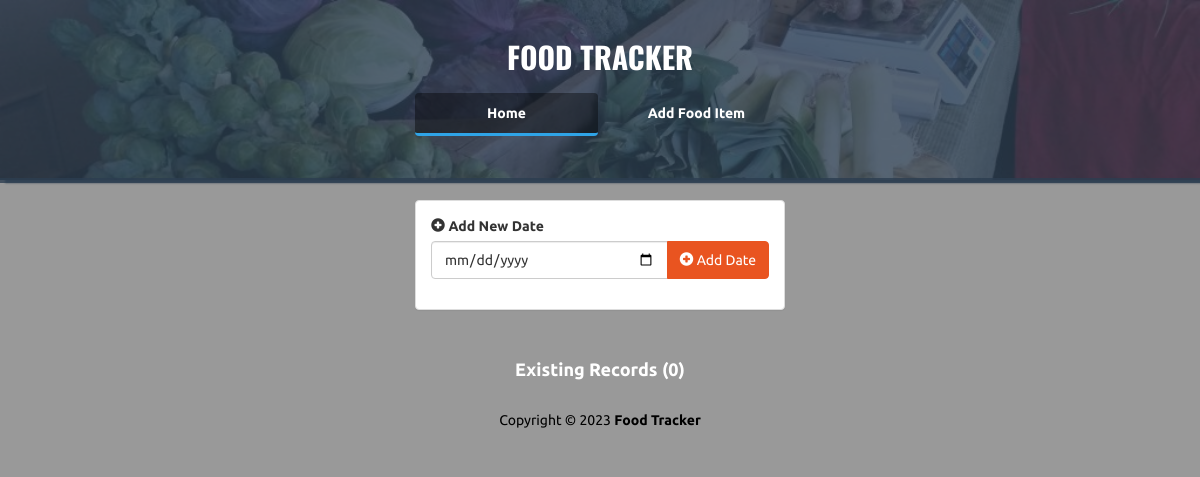
Before: / with the older database file.
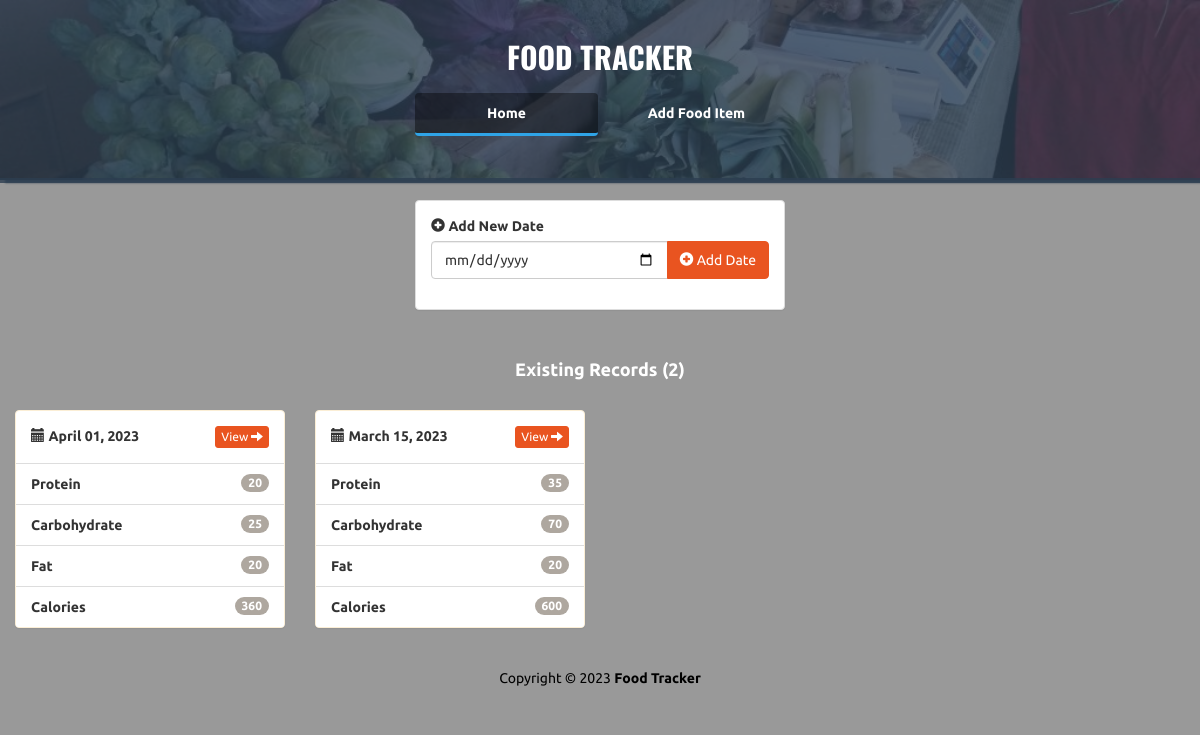
After: the same page with the newer database file.
### foodtracker/models.py (models this page shows)
class Food(db.Model):
    id = db.Column(db.Integer, primary_key=True)
    name = db.Column(db.String(50), unique=True, nullable=False)
    proteins = db.Column(db.Integer, nullable=False)
    carbs = db.Column(db.Integer, nullable=False)
    fats = db.Column(db.Integer, nullable=False)
    @property
    def calories(self):
        return self.proteins * 4 + self.carbs * 4 + self.fats * 9

class Log(db.Model):
    id = db.Column(db.Integer, primary_key=True)
    date = db.Column(db.Date, nullable=False)
    foods = db.relationship('Food', secondary=log_food)

### foodtracker/main/routes.py (the view)
@main.route('/')
def index():
    logs = Log.query.order_by(Log.date.desc()).all()
    log_dates = []
    for log in logs:
        proteins = 0
        carbs = 0
        fats = 0
        calories = 0
        for food in log.foods:
            proteins += food.proteins
            carbs += food.carbs
            fats += food.fats
            calories += food.calories
        log_dates.append({
            'log_date': log,
            'proteins': proteins,
            'carbs': carbs,
            'fats': fats,
            'calories': calories
        })
    return render_template('index.html', log_dates=log_dates)

### foodtracker/templates/index.html (shortened to what this page needs)
<!DOCTYPE html>
<html lang="en">
  <head>
    <link
      rel="stylesheet"
      href="{{ url_for('static', filename='Bootstrap/css/united.min.css') }}"
    />
    <link
      rel="stylesheet"
      href="{{ url_for('static', filename='styles.css') }}"
    />
  </head>
  <body>
    <div class="container-fluid" id="wrapper">
      <div class="row" id="homeJumbo">
        <div class="overlay"></div>
        <div class="col-lg-12">
          <h1>
            <a href="{{ url_for('main.index') }}">FOOD TRACKER</a>
          </h1>
          <div class="row t20">
            <div class="col-lg-4 col-lg-offset-4">
              <ul class="nav nav-pills nav-justified">
                <li role="presentation" class="active">
                  <a href="{{ url_for('main.index') }}" title="Home">Home</a>
                </li>
                <li role="presentation">
                  <a href="{{ url_for('main.add') }}" title="Add Food Item"
                    >Add Food Item</a
                  >
                </li>
              </ul>
            </div>
          </div>
        </div>
      </div>
      <div class="row t20">
        <div class="col-lg-4 col-lg-offset-4">
          <div class="panel panel-default">
            <div class="panel-body">
              <form
                action="{{ url_for('main.create_log') }}"
                method="POST"
                role="form"
              >
                <div class="form-group">
                  <label
                    ><i class="glyphicon glyphicon-plus-sign"></i> Add New
                    Date</label
                  >
                  <div class="input-group">
                    <input
                      type="date"
                      class="form-control"
                      name="date"
                      placeholder="Select New Date"
                      aria-label="date"
                      aria-describedby="add-btn"
                      id="date"
                    />
                    <span class="input-group-btn">
                      <button
                        type="submit"
                        class="btn btn-primary"
                        id="add-btn"
                      >
                        <i class="glyphicon glyphicon-plus-sign"></i> Add Date
                      </button>
                    </span>
                  </div>
                </div>
              </form>
            </div>
          </div>
        </div>
      </div>
      <div class="row t20">
        <div class="col-lg-12">
          <h4 class="text-center text-white">
            <strong>Existing Records ({{ log_dates|length }})</strong>
          </h4>
        </div>
      </div>
      {% for row in log_dates|batch(4) %}
      <div class="row t20">
        {% for log_date in row %}
        <div class="col-lg-3">
          <div class="panel panel-warning">
            <div class="panel-body text-bold">
              <i class="glyphicon glyphicon-calendar"></i> {{
              log_date['log_date'].date.strftime('%B %d, %Y') }}
              <a
                class="btn btn-primary btn-xs pull-right"
                href="{{ url_for('main.view', log_id=log_date['log_date'].id) }}"
              >
                View <i class="glyphicon glyphicon-arrow-right"></i>
              </a>
            </div>
            <ul class="list-group">
              <li class="list-group-item text-bold">
                <span class="badge">{{ log_date['proteins'] }}</span> Protein
              </li>
              <li class="list-group-item text-bold">
                <span class="badge">{{ log_date['carbs'] }}</span> Carbohydrate
              </li>
              <li class="list-group-item text-bold">
                <span class="badge">{{ log_date['fats'] }}</span> Fat
              </li>
              <li class="list-group-item text-bold">
                <span class="badge">{{ log_date['calories'] }}</span> Calories
              </li>
            </ul>
          </div>
        </div>
        {% endfor %}
      </div>
      {% endfor %}
      <footer>
        <div class="row pad">
          <div class="col-lg-12 text-center">
            Copyright &copy; 2023 <strong>Food Tracker</strong>
          </div>
        </div>
      </footer>
    </div>
  </body>
</html>

### foodtracker/static/styles.css (style rules this page uses)
body { background: rgba(0, 0, 0, 0.4); font-family: "Ubuntu", sans-serif; }
#homeJumbo { position: relative; min-height: 180px; background: rgba(44, 62, 80, 0.8); background-image: url("./img/bg.jpg"); background-size: cover; background-repeat: no-repeat; border-bottom: 2px solid rgba(44, 62, 80, 0.8); box-shadow: 7px 1px 2px 2px rgba(44, 62, 80, 0.8); }
#homeJumbo > div.overlay { position: absolute; height: 183px; width: 100%; background: rgba(44, 62, 80, 0.8); }
#homeJumbo h1 { font-size: 30px; color: white; font-family: "Oswald"; text-align: center; padding-top: 20px; font-weight: bolder; }
#homeJumbo h1 > a { color: white; text-decoration: none; }
.t20 { margin-top: 20px; }
.nav-pills > li.active > a, .nav-pills > li.active > a:hover, .nav-pills > li.active > a:focus { color: white; border-bottom: 3px solid #2fa4e7; font-weight: bolder; background: rgba(0, 0, 0, 0.4); }
.nav-justified > li > a { color: white; font-weight: bolder; }
.nav-pills > li + li { padding-left: 10px; }
.text-bold { font-weight: bolder !important; }
.text-white { color: white !important; }
footer { margin-top: 20px; color: black; margin-bottom: 20px; }

Changed rows visible on the page:
added Food: log_date "April 01, 2023", proteins "20", carbs "25", fats "20", calories "360"
added Food: log_date "March 15, 2023", proteins "35", carbs "70", fats "20", calories "600"
Other visible differences:
{{ log_dates|length }}: "0" → "2"
